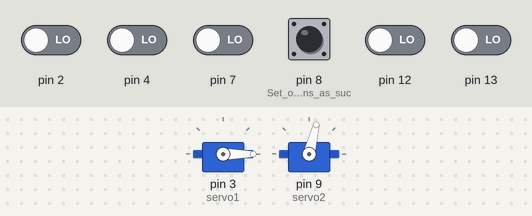
Bench run of a sketch on a simulated Arduino Uno, built with avr-gcc and run on an emulated ATmega328P. Parts: 2 × servo. The inputs (shaded band) are chosen by the test bench; at power-on: pin 2, pin 4, pin 7, pin 8 (Set_our_input_pins_as_suc), pin 12, pin 13 LOW. What the sketch prints to the serial monitor is not drawn.

Above: at 0.2 s.
Timing chart, 0 to 1.7 s (numbered marks = the images above):
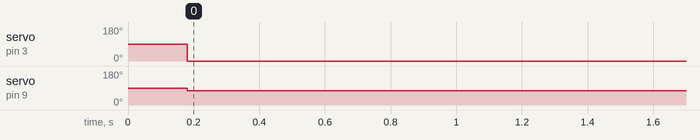

The sketch:

real_deal.ino
```cpp
// (licence header left out)
#include <Servo.h>

// Here's where we'll keep our channel values
int ch1;
int ch2;
int ch3;
int ch4;
int ch5;
int ch6;

//input number modification
int throttle = 0 ;
int temp_throttle = 0;
int yaw = 0 ;
int pitch = 0 ;
int roll = 0 ;
int temp_roll = 0;
int lftMode = 0 ;
int rgtMode= 0 ;

//for DC motor signal input, L298N H-bridge
int lftFwd = 0;
int lftBkd = 0;
int rgtFwd = 0;
int rgtBkd = 0;

//for H-bridge wiring
const int lftFwdPos = 5;
const int lftBkdPos = 6;
const int rgtFwdPos = 10;
const int rgtBkdPos = 11;

//for servo motor input.
Servo servo1;
Servo servo2;

void setup() {
  pinMode(8, INPUT); // Set our input pins as such
  pinMode(9, INPUT);
  pinMode(10, INPUT);
  pinMode(11, INPUT); // Set our input pins as such
  pinMode(12, INPUT);
  pinMode(13, INPUT);
  Serial.begin(9600); // Pour a bowl of Serial
  servo1.attach(3);
  servo2.attach(9);
}

void loop() {

  ch1 = pulseIn(2, HIGH, 25000); // Read the pulse width of
  ch2 = pulseIn(4, HIGH, 25000); // each channel
  ch3 = pulseIn(7, HIGH, 25000);
  ch4 = pulseIn(8, HIGH, 25000);
  ch5 = pulseIn(12, HIGH, 25000);
  ch6 = pulseIn(13, HIGH, 25000);

  /*
  adjust the position by using mapping.
  map(channel, input_min, input_max, output_min, output_max)
  need to use input_range_test.ino to find the pulse input for your controller

  */
  //Lower resolution to make it easier to control
  lftMode = ch5; //==flight Mode
  yaw = map(ch4, 1000,2000,-256,256); //==rudder
  throttle = map(ch1, 1000,2000,-256,256);
///////
  if (throttle<-256)
  ;
  else
    temp_throttle = throttle;
///////
  pitch = map(ch3, 1000,2000,-256,256); //==elevator
  roll = map(ch2, 1000,2000,-256,256); //==aile
///////
  if (roll<-256)
  ;
  else
    temp_roll = roll;
////////
  //rgtMode = ch2;

  if(lftMode>1600)
  {
    Serial.print("Left Switch: case 1  ");
  }
  else if(lftMode<1200)
  {
    Serial.print("Left Switch: case 3  ");
  }
  else
  {
    Serial.print("Left Switch: case 2  ");
  }
//  if(rgtMode>1000){Serial.println("Left Switch: Engaged");}
//  if(rgtMode<1000){Serial.println("Left Switch: Disengaged");}
  Serial.print("left Stick X:"); // Ch3 was x-axis
  Serial.print(yaw); // center at 0
//fixing throttle data bug issue:
  if (throttle<-256)
    throttle = temp_throttle;
//
  Serial.print("  left Stick Y:");
  Serial.print(throttle); // center at 0
  Serial.print("  Right Stick X:");
  Serial.print(pitch); // center at 0
  Serial.print("  Right Stick Y:");
  Serial.print(roll); // center at 0
//fixing roll data bug issue:
  if (roll<-256)
    roll = temp_roll;
//
  /*
  Servo motor part.
  Giving 90 for not turning the motor, 180 for turning clockwise, 0 for turniing counter-clockwise.
  The range against 90 will determine it's speed.
  Take the servo example for reference
  take 3 for servo1, 9 for servo2
  servo2 = 360 deg
  adjust the number by what it times, theoretically it's 0.3515625 = 180/512
  */
  int servo1_input = (pitch+180)*.55;
  if (abs(servo1_input-90)<5)
    servo1_input = 90;
  servo1.write(servo1_input);
/*  Serial.print("  servo1_input = ");
  Serial.print(servo1_input);*/
  int servo2_input = (256-roll)*.30;
  if (abs(servo2_input-90)<5)
    servo2_input = 90;
  servo2.write(servo2_input);
/*  Serial.print("  servo2_input = ");
  Serial.println(servo2_input);*/

  /*
  DC motor control by h-bridge,
  PWM only for D3, 5, 6, 9, 10, 11
  take 5, 6 for left, 10, 11 for right
  lftFwdPos, lftBkdPos, rgtFwdPos, rgtBkdPos
  lftFwd,    lftBkd,    rgtFwd,    rgtBkd
  affected by throttle, forward and backward,
              yaw,      leftward and rightward.
  have to adjust the rolling way by yourself, especially the formula for the input.
  */
  int lftNum = throttle+yaw ;
  int rgtNum = throttle-yaw ;
  if (lftNum>0)
  {
    lftFwd = lftNum;
    lftBkd = LOW;
  }
  else
  {
    lftFwd = LOW;
    lftBkd = 0-lftNum;
  }

  if (rgtNum>0)
  {
    rgtFwd = rgtNum;
    rgtBkd = LOW;
  }
  else
  {
    rgtFwd = LOW;
    rgtBkd = 0-rgtNum;
  }

  /*Serial.print(" // lftFwd = ");
  Serial.print(lftFwd);
  Serial.print("  lftBkd = ");
  Serial.print(lftBkd);
  Serial.print("  rgtFwd = ");
  Serial.print(rgtFwd);
  Serial.print("  rgtBkd = ");
  Serial.println(rgtBkd); */
  Serial.println();
  analogWrite(lftFwd, lftFwdPos);
  analogWrite(lftBkd, lftBkdPos);
  analogWrite(rgtFwd, rgtFwdPos);
  analogWrite(rgtBkd, rgtBkdPos);
  delay(5);
}
```

Measured:
- by itself, servo on pin 3 (servo1): 90° → 0° at 0.18 s
- by itself, servo on pin 9 (servo2): 90° → 76° at 0.18 s
